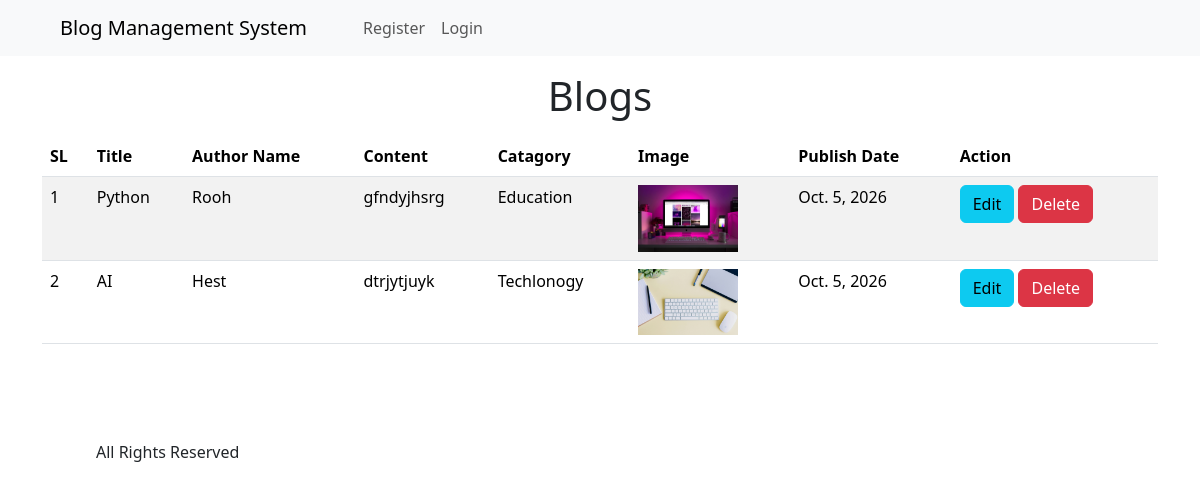
Page /blog_list/ on the committed database.
### blogs/models.py (models this page shows, shortened)
class BlogModel(models.Model):
    CATAGORY = [
        ('Education','Education'),
        ('Techlonogy','Technology'),
        ('Sports','Sports'),
    ]
    title = models.TextField(null=True)
    author_name = models.CharField(max_length=200, null=True)
    content = models.TextField(null=True)
    catagory = models.CharField(choices=CATAGORY, max_length=20, null=True)
    blog_image = models.ImageField(upload_to='media/blog_img', null=True)
    publish_date = models.DateField(auto_now_add=True, null=True)

### blogs/views.py (the view)
# urls.py: path('blog_list/', blog_list, name='blog_list'),
def blog_list(request):
    b_data = BlogModel.objects.all()
    context = {
        'b_data':b_data
    }
    return render(request, 'blogs/blog_list.html', context)

### blogs/templates/blogs/blog_list.html (shortened to what this page needs)
{% extends 'base.html' %}
{% block content %}
    <h1 class="text-center m-3">Blogs</h1>
    <table class="table table-striped">
    <thead>
        <tr>
            <th>SL</th>
            <th>Title</th>
            <th>Author Name</th>
            <th>Content</th>
            <th>Catagory</th>
            <th>Image</th>
            <th>Publish Date</th>
            <th>Action</th>
        </tr>
    </thead>
    <tbody>
        {% for data in b_data %}
           <tr>
                <td>{{forloop.counter}}</td>
                <td>{{data.title}}</td>
                <td>{{data.author_name}}</td>
                <td>{{data.content}}</td>
                <td>{{data.catagory}}</td>
                <td>
                {% if data.blog_image %}
                    <img src="{{data.blog_image.url}}" width="100px" alt="">
                {% else %}
                    No preview
                {% endif %}
                    </td>
                <td>{{data.publish_date}}</td>
                <td>
                            <a href="{% url 'blog_update' data.id %}" class="btn btn-info">Edit</a>
                            <a href="{% url 'blog_delete' data.id %}" class="btn btn-danger">Delete</a>
                </td>
            </tr>
        {% endfor %}
    </tbody>
</table>
{% endblock content %}

### templates/base.html (shortened to what this page needs)
<!doctype html>
<html lang="en" dir="ltr">
  <head>
    <link href="https://cdn.jsdelivr.net/npm/bootstrap@5.3.8/dist/css/bootstrap.min.css" rel="stylesheet">
  </head>
  <body>
    {% include 'nav.html' %}
    <div class="container">
    {% block content %}
    {% endblock content %}
    </div>
    {% include 'foot.html' %}
  </body>
</html>

### templates/nav.html (shortened to what this page needs)
<nav class="navbar navbar-expand-lg bg-body-tertiary">
  <div class="container-fluid">
    <a class="navbar-brand mx-5" href="{% url 'home' %}">Blog Management System</a>
    <div class="collapse navbar-collapse" id="navbarNav">
      <ul class="navbar-nav">
         {% if request.user.is_authenticated %}
        <li class="nav-item">
          <a class="nav-link active" aria-current="page" href="{% url 'home' %}">Home</a>
        </li>
        <li class="nav-item">
          <a class="nav-link" href="{% url 'blog' %}">Add Blog</a>
        </li>
        <li class="nav-item">
          <a class="nav-link" href="{% url 'blog_list' %}">Blog List</a>
        </li>
        <li class="nav-item">
          <a class="nav-link" href="{% url 'logout' %}">Logout</a>
        </li>
         {% else %}
        <li class="nav-item">
          <a class="nav-link" href="{% url 'register' %}">Register</a>
        </li>
        <li class="nav-item">
          <a class="nav-link" href="{% url 'login' %}">Login</a>
        </li>
         {% endif %}
      </ul>
    </div>
  </div>
</nav>

### templates/foot.html
<footer>
    <p class="m-5 p-5">All Rights Reserved</p>
</footer>

### rows in the picture
BlogModel: title "Python", author_name "Rooh", content "gfndyjhsrg", catagory "Education", blog_image (picture), publish_date "Oct. 5, 2026"
BlogModel: title "AI", author_name "Hest", content "dtrjytjuyk", catagory "Techlonogy", blog_image (picture), publish_date "Oct. 5, 2026"
